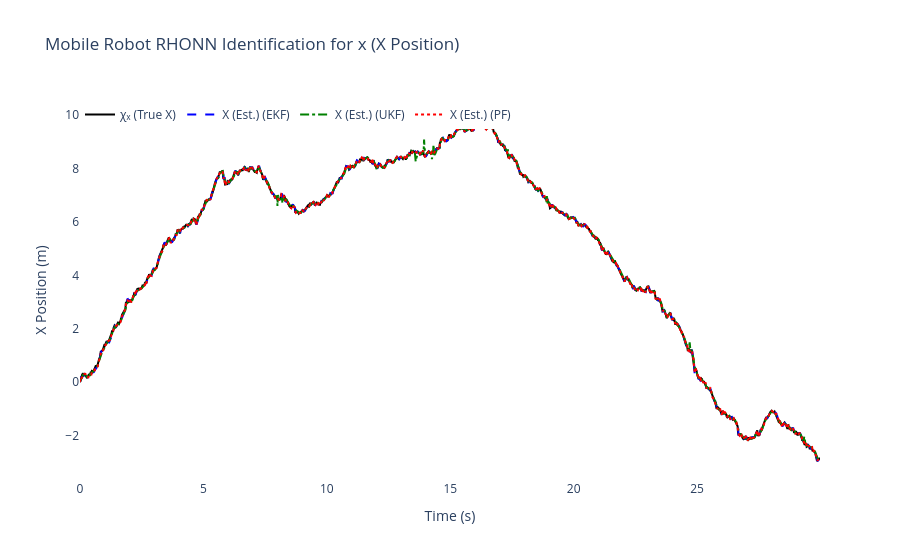
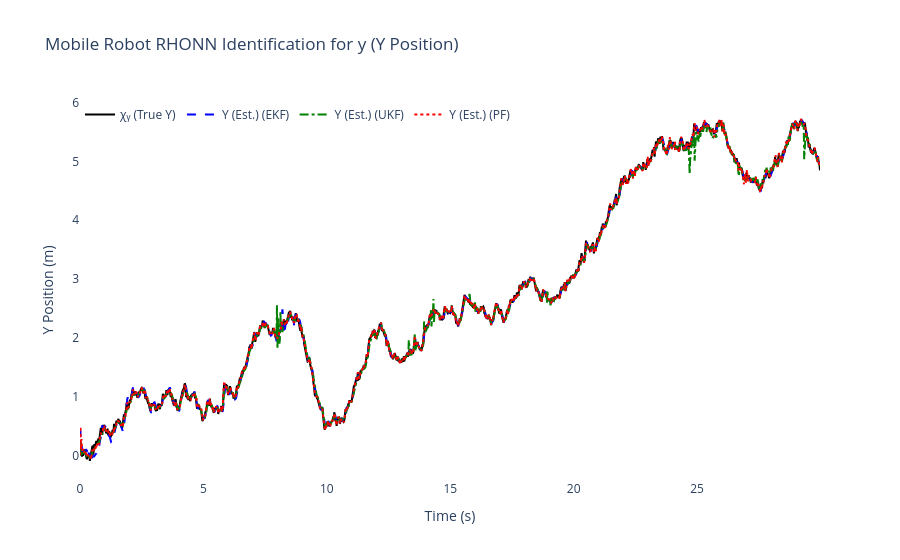
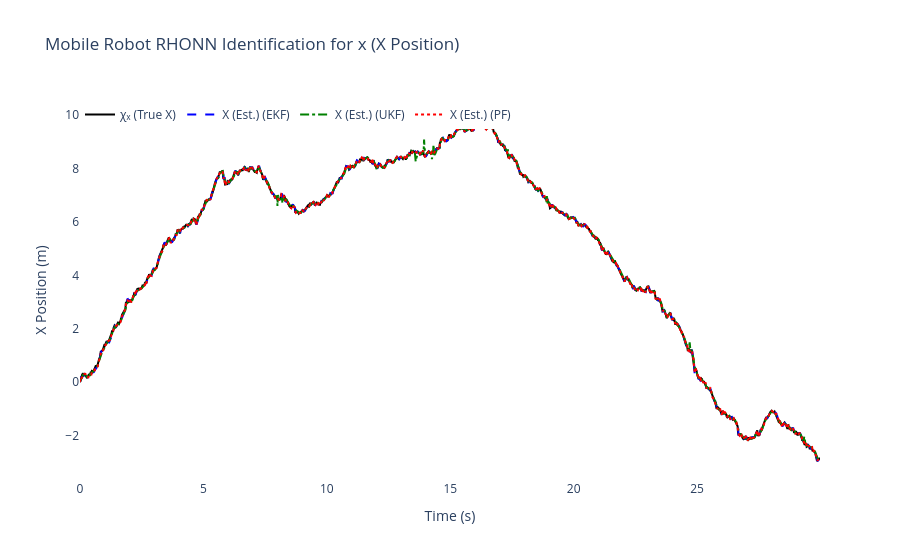
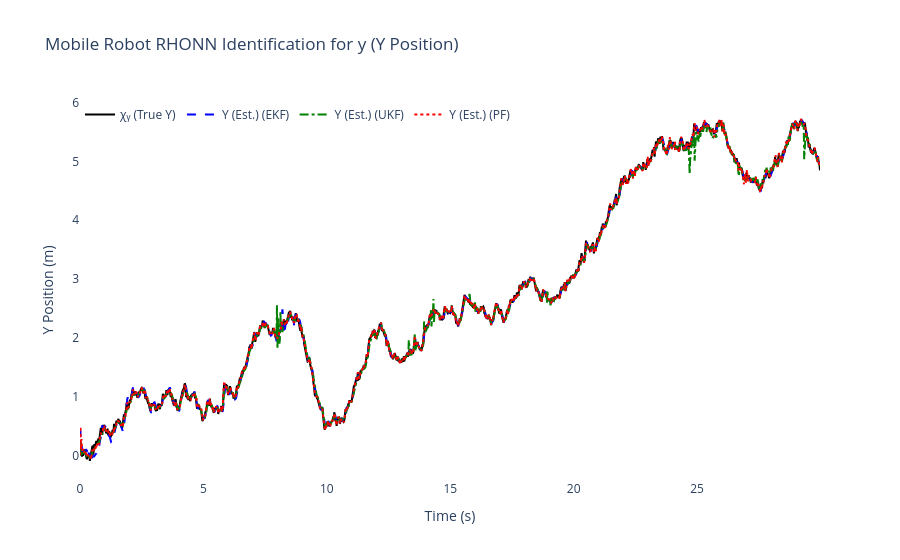

The cell these charts' notebook holds for them, in order:
### Code cell
# ============================================================
    # 6) Results & plots for Differential Drive Mobile Robot
# ============================================================
mse_x_ekf = np.mean((x_true[:, 0] - x_hat_ekf[:, 0])**2)     # x position
mse_y_ekf = np.mean((x_true[:, 1] - x_hat_ekf[:, 1])**2)     # y position  
mse_theta_ekf = np.mean((x_true[:, 2] - x_hat_ekf[:, 2])**2) # orientation

mse_x_ukf = np.mean((x_true[:, 0] - x_hat_ukf[:, 0])**2)     # x position
mse_y_ukf = np.mean((x_true[:, 1] - x_hat_ukf[:, 1])**2)     # y position
mse_theta_ukf = np.mean((x_true[:, 2] - x_hat_ukf[:, 2])**2) # orientation

mse_x_pf = np.mean((x_true[:, 0] - x_hat_pf[:, 0])**2)       # x position
mse_y_pf = np.mean((x_true[:, 1] - x_hat_pf[:, 1])**2)       # y position  
mse_theta_pf = np.mean((x_true[:, 2] - x_hat_pf[:, 2])**2)   # orientation

print(f"\nFinal EKF-RHONN Weights:")
for i in range(3):
    state_names = ['x', 'y', 'theta']
    print(f"  Neuron {i+1} ({state_names[i]}): {ekf_trainer.weights[i]}")

print(f"\nFinal UKF-RHONN Weights:")
for i in range(3):
    state_names = ['x', 'y', 'theta']
    print(f"  Neuron {i+1} ({state_names[i]}): {ukf_trainer.weights[i]}")

print(f"\nFinal PF-RHONN Weight Estimates:")
pf_estimates = pf_trainer.get_estimate()
for i in range(3):
    state_names = ['x', 'y', 'theta']
    print(f"  Neuron {i+1} ({state_names[i]}): {pf_estimates[i]}")

print("\n--- Performance Comparison (MSE) for Differential Drive Mobile Robot ---")
print(f"EKF MSE x position:     {mse_x_ekf:.6f}")
print(f"EKF MSE y position:     {mse_y_ekf:.6f}")
print(f"EKF MSE theta (orient): {mse_theta_ekf:.6f}")
print(f"UKF MSE x position:     {mse_x_ukf:.6f}")
print(f"UKF MSE y position:     {mse_y_ukf:.6f}")
print(f"UKF MSE theta (orient): {mse_theta_ukf:.6f}")
print(f"PF  MSE x position:     {mse_x_pf:.6f}")
print(f"PF  MSE y position:     {mse_y_pf:.6f}")
print(f"PF  MSE theta (orient): {mse_theta_pf:.6f}")

states_info = [
    {'idx': 0, 'var': 'x', 'desc': 'X Position', 'y_label': 'X Position (m)',
     'chi': 'χₓ (True X)', 'x': 'X (Est.)'},
    {'idx': 1, 'var': 'y', 'desc': 'Y Position', 'y_label': 'Y Position (m)',
     'chi': 'χᵧ (True Y)', 'x': 'Y (Est.)'},
    {'idx': 2, 'var': 'theta', 'desc': 'Orientation', 'y_label': 'Orientation (rad)',
     'chi': 'χθ (True θ)', 'x': 'θ (Est.)'}
]

for state_info in states_info:
    i = state_info['idx']
    trace_plant = go.Scatter(x=t_history, y=x_true[:, i], mode='lines',
                            name=state_info['chi'], line=dict(color='black', width=2))
    trace_ekf = go.Scatter(x=t_history, y=x_hat_ekf[:, i], mode='lines',
                        name=f"{state_info['x']} (EKF)", line=dict(dash='dash', color='blue'))
    trace_ukf = go.Scatter(x=t_history, y=x_hat_ukf[:, i], mode='lines',
                        name=f"{state_info['x']} (UKF)", line=dict(dash='dashdot', color='green'))
    trace_pf = go.Scatter(x=t_history, y=x_hat_pf[:, i], mode='lines',
                        name=f"{state_info['x']} (PF)", line=dict(dash='dot', color='red'))

    fig = go.Figure([trace_plant, trace_ekf, trace_ukf, trace_pf])
    fig.update_layout(
        title=f'Mobile Robot RHONN Identification for {state_info["var"]} ({state_info["desc"]})',
        xaxis_title='Time (s)',
        yaxis_title=state_info['y_label'],
        legend=dict(x=0, y=1, orientation='h'),
        font=dict(size=12),
        plot_bgcolor='white',
        paper_bgcolor='white'
    )
    fig.show()

# Errors for all three states
error_x_ekf = x_true[:, 0] - x_hat_ekf[:, 0]
error_y_ekf = x_true[:, 1] - x_hat_ekf[:, 1]
error_theta_ekf = x_true[:, 2] - x_hat_ekf[:, 2]

error_x_ukf = x_true[:, 0] - x_hat_ukf[:, 0]
error_y_ukf = x_true[:, 1] - x_hat_ukf[:, 1]
error_theta_ukf = x_true[:, 2] - x_hat_ukf[:, 2]

error_x_pf = x_true[:, 0] - x_hat_pf[:, 0]
error_y_pf = x_true[:, 1] - x_hat_pf[:, 1]
error_theta_pf = x_true[:, 2] - x_hat_pf[:, 2]

fig2 = go.Figure()
fig2.add_trace(go.Scatter(x=t_history, y=error_x_ekf, mode='lines',
                        name=f'EKF Error X (MSE={mse_x_ekf:.6f})', opacity=0.7, line=dict(color='blue')))
fig2.add_trace(go.Scatter(x=t_history, y=error_x_ukf, mode='lines',
                        name=f'UKF Error X (MSE={mse_x_ukf:.6f})', opacity=0.7, line=dict(color='green')))
fig2.add_trace(go.Scatter(x=t_history, y=error_x_pf, mode='lines',
                        name=f'PF Error X (MSE={mse_x_pf:.6f})', opacity=0.7, line=dict(color='red')))
fig2.add_trace(go.Scatter(x=t_history, y=error_y_ekf, mode='lines',
                        name=f'EKF Error Y (MSE={mse_y_ekf:.6f})', opacity=0.7, line=dict(color='blue', dash='dot')))
fig2.add_trace(go.Scatter(x=t_history, y=error_y_ukf, mode='lines',
                        name=f'UKF Error Y (MSE={mse_y_ukf:.6f})', opacity=0.7, line=dict(color='green', dash='dot')))
fig2.add_trace(go.Scatter(x=t_history, y=error_y_pf, mode='lines',
                        name=f'PF Error Y (MSE={mse_y_pf:.6f})', opacity=0.7, line=dict(color='red', dash='dot')))
fig2.add_trace(go.Scatter(x=t_history, y=error_theta_ekf, mode='lines',
                        name=f'EKF Error θ (MSE={mse_theta_ekf:.6f})', opacity=0.7, line=dict(color='blue', dash='dash')))
fig2.add_trace(go.Scatter(x=t_history, y=error_theta_ukf, mode='lines',
                        name=f'UKF Error θ (MSE={mse_theta_ukf:.6f})', opacity=0.7, line=dict(color='green', dash='dash')))
fig2.add_trace(go.Scatter(x=t_history, y=error_theta_pf, mode='lines',
                        name=f'PF Error θ (MSE={mse_theta_pf:.6f})', opacity=0.7, line=dict(color='red', dash='dash')))
fig2.update_layout(
    title='Mobile Robot RHONN Identification Errors (EKF vs UKF vs PF)',
    xaxis_title='Time (s)',
    yaxis_title='Error',
    legend=dict(x=0, y=1, orientation='h'),
    font=dict(size=12),
    plot_bgcolor='white',
    paper_bgcolor='white'
)
fig2.show()

# 2D Trajectory plot (X-Y plane for mobile robot)
fig_trajectory = go.Figure()
fig_trajectory.add_trace(go.Scatter(x=x_true[:, 0], y=x_true[:, 1], mode='lines',
                              name='True Robot Trajectory',
                              line=dict(color='black', width=3)))
fig_trajectory.add_trace(go.Scatter(x=x_hat_ekf[:, 0], y=x_hat_ekf[:, 1], mode='lines',
                              name='EKF Estimation',
                              line=dict(color='blue', width=2, dash='dash')))
fig_trajectory.add_trace(go.Scatter(x=x_hat_ukf[:, 0], y=x_hat_ukf[:, 1], mode='lines',
                              name='UKF Estimation',
                              line=dict(color='green', width=2, dash='dashdot')))
fig_trajectory.add_trace(go.Scatter(x=x_hat_pf[:, 0], y=x_hat_pf[:, 1], mode='lines',
                              name='PF Estimation',
                              line=dict(color='red', width=2, dash='dot')))
# Add start and end markers
fig_trajectory.add_trace(go.Scatter(x=[x_true[0, 0]], y=[x_true[0, 1]], mode='markers',
                              name='Start', marker=dict(color='green', size=10, symbol='star')))
fig_trajectory.add_trace(go.Scatter(x=[x_true[-1, 0]], y=[x_true[-1, 1]], mode='markers',
                              name='End', marker=dict(color='red', size=10, symbol='square')))
fig_trajectory.update_layout(
    title='Mobile Robot Trajectory - 2D Path Comparison (EKF vs UKF vs PF)',
    xaxis_title='X Position (m)',
    yaxis_title='Y Position (m)',
    font=dict(size=12),
    plot_bgcolor='white',
    paper_bgcolor='white',
    showlegend=True
)
fig_trajectory.show()

### Figure 1 — Plotly figure (JSON) as saved in the notebook; plotly's stock layout.template omitted (floating-point values rounded to 4 significant figures; data arrays with more than 128 entries replaced by an {"elided": "..."} marker saying what was removed)
{"data": [{"line": {"color": "black", "width": 2}, "mode": "lines", "name": "χₓ (True X)", "type": "scatter", "x": {"elided": "1500 float values"}, "y": {"elided": "1500 float values"}}, {"line": {"color": "blue", "dash": "dash"}, "mode": "lines", "name": "X (Est.) (EKF)", "type": "scatter", "x": {"elided": "1500 float values"}, "y": {"elided": "1500 float values"}}, {"line": {"color": "green", "dash": "dashdot"}, "mode": "lines", "name": "X (Est.) (UKF)", "type": "scatter", "x": {"elided": "1500 float values"}, "y": {"elided": "1500 float values"}}, {"line": {"color": "red", "dash": "dot"}, "mode": "lines", "name": "X (Est.) (PF)", "type": "scatter", "x": {"elided": "1500 float values"}, "y": {"elided": "1500 float values"}}], "layout": {"font": {"size": 12}, "legend": {"orientation": "h", "x": 0, "y": 1}, "paper_bgcolor": "white", "plot_bgcolor": "white", "title": {"text": "Mobile Robot RHONN Identification for x (X Position)"}, "xaxis": {"title": {"text": "Time (s)"}}, "yaxis": {"title": {"text": "X Position (m)"}}}}

### Figure 2 — Plotly figure (JSON) as saved in the notebook; plotly's stock layout.template omitted (floating-point values rounded to 4 significant figures; data arrays with more than 128 entries replaced by an {"elided": "..."} marker saying what was removed)
{"data": [{"line": {"color": "black", "width": 2}, "mode": "lines", "name": "χᵧ (True Y)", "type": "scatter", "x": {"elided": "1500 float values"}, "y": {"elided": "1500 float values"}}, {"line": {"color": "blue", "dash": "dash"}, "mode": "lines", "name": "Y (Est.) (EKF)", "type": "scatter", "x": {"elided": "1500 float values"}, "y": {"elided": "1500 float values"}}, {"line": {"color": "green", "dash": "dashdot"}, "mode": "lines", "name": "Y (Est.) (UKF)", "type": "scatter", "x": {"elided": "1500 float values"}, "y": {"elided": "1500 float values"}}, {"line": {"color": "red", "dash": "dot"}, "mode": "lines", "name": "Y (Est.) (PF)", "type": "scatter", "x": {"elided": "1500 float values"}, "y": {"elided": "1500 float values"}}], "layout": {"font": {"size": 12}, "legend": {"orientation": "h", "x": 0, "y": 1}, "paper_bgcolor": "white", "plot_bgcolor": "white", "title": {"text": "Mobile Robot RHONN Identification for y (Y Position)"}, "xaxis": {"title": {"text": "Time (s)"}}, "yaxis": {"title": {"text": "Y Position (m)"}}}}

### Figure 3 — Plotly figure (JSON) as saved in the notebook; plotly's stock layout.template omitted (floating-point values rounded to 4 significant figures; data arrays with more than 128 entries replaced by an {"elided": "..."} marker saying what was removed)
{"data": [{"line": {"color": "black", "width": 2}, "mode": "lines", "name": "χₓ (True X)", "type": "scatter", "x": {"elided": "1500 float values"}, "y": {"elided": "1500 float values"}}, {"line": {"color": "blue", "dash": "dash"}, "mode": "lines", "name": "X (Est.) (EKF)", "type": "scatter", "x": {"elided": "1500 float values"}, "y": {"elided": "1500 float values"}}, {"line": {"color": "green", "dash": "dashdot"}, "mode": "lines", "name": "X (Est.) (UKF)", "type": "scatter", "x": {"elided": "1500 float values"}, "y": {"elided": "1500 float values"}}, {"line": {"color": "red", "dash": "dot"}, "mode": "lines", "name": "X (Est.) (PF)", "type": "scatter", "x": {"elided": "1500 float values"}, "y": {"elided": "1500 float values"}}], "layout": {"font": {"size": 12}, "legend": {"orientation": "h", "x": 0, "y": 1}, "paper_bgcolor": "white", "plot_bgcolor": "white", "title": {"text": "Mobile Robot RHONN Identification for x (X Position)"}, "xaxis": {"title": {"text": "Time (s)"}}, "yaxis": {"title": {"text": "X Position (m)"}}}}

### Figure 4 — Plotly figure (JSON) as saved in the notebook; plotly's stock layout.template omitted (floating-point values rounded to 4 significant figures; data arrays with more than 128 entries replaced by an {"elided": "..."} marker saying what was removed)
{"data": [{"line": {"color": "black", "width": 2}, "mode": "lines", "name": "χᵧ (True Y)", "type": "scatter", "x": {"elided": "1500 float values"}, "y": {"elided": "1500 float values"}}, {"line": {"color": "blue", "dash": "dash"}, "mode": "lines", "name": "Y (Est.) (EKF)", "type": "scatter", "x": {"elided": "1500 float values"}, "y": {"elided": "1500 float values"}}, {"line": {"color": "green", "dash": "dashdot"}, "mode": "lines", "name": "Y (Est.) (UKF)", "type": "scatter", "x": {"elided": "1500 float values"}, "y": {"elided": "1500 float values"}}, {"line": {"color": "red", "dash": "dot"}, "mode": "lines", "name": "Y (Est.) (PF)", "type": "scatter", "x": {"elided": "1500 float values"}, "y": {"elided": "1500 float values"}}], "layout": {"font": {"size": 12}, "legend": {"orientation": "h", "x": 0, "y": 1}, "paper_bgcolor": "white", "plot_bgcolor": "white", "title": {"text": "Mobile Robot RHONN Identification for y (Y Position)"}, "xaxis": {"title": {"text": "Time (s)"}}, "yaxis": {"title": {"text": "Y Position (m)"}}}}
